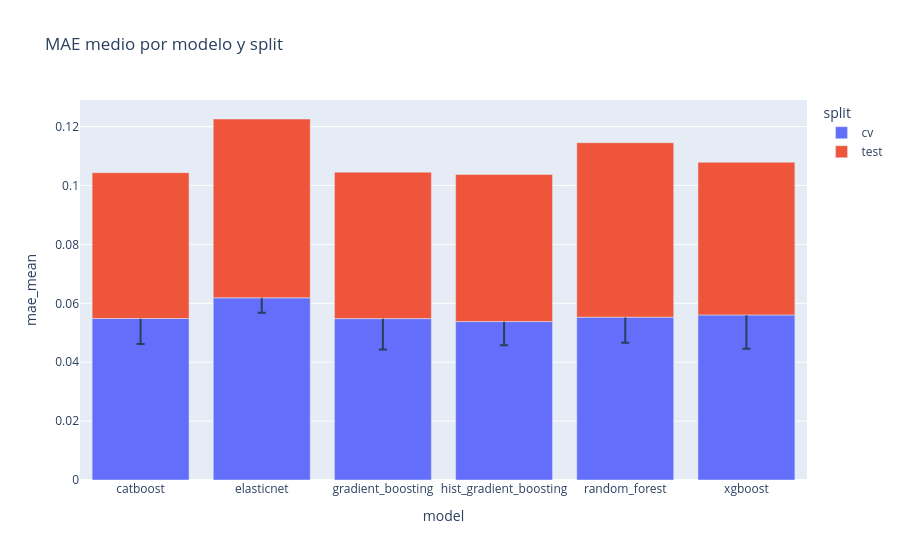
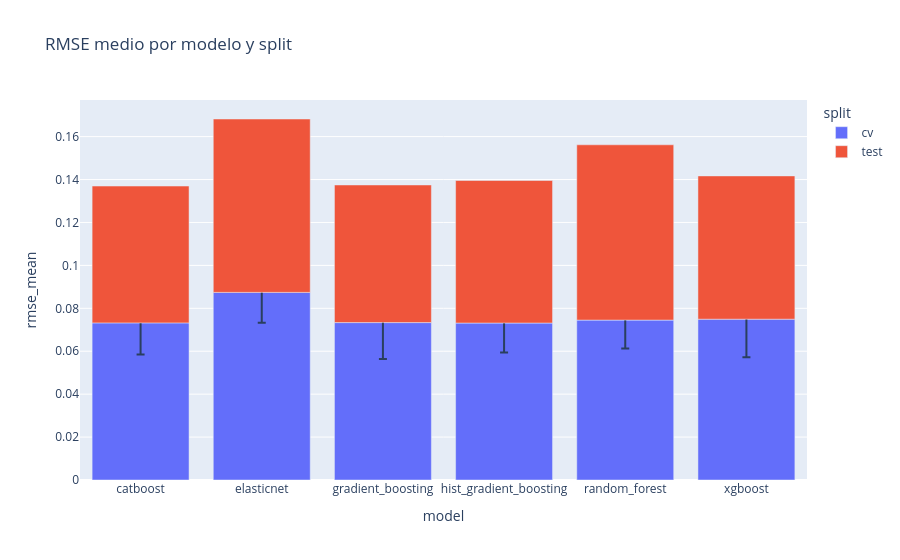
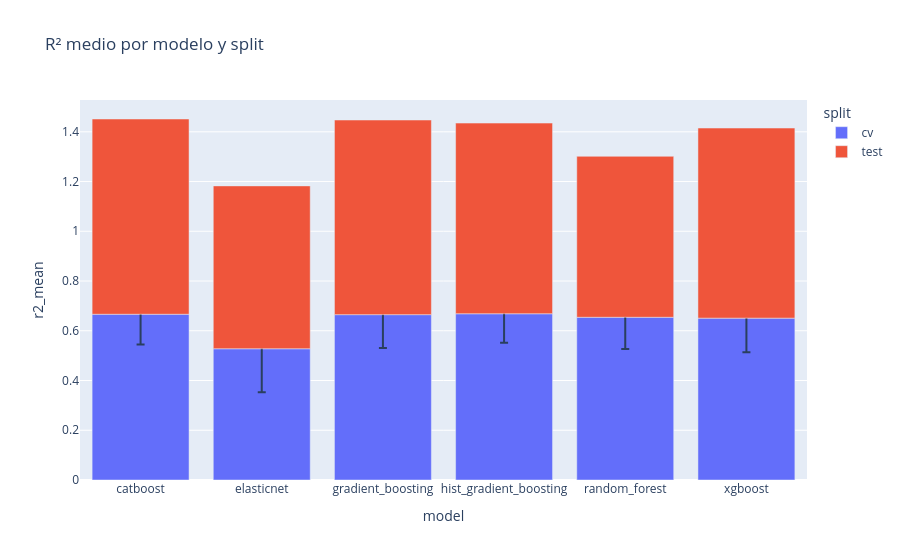

The code cell stored with these charts, in order, in its notebook:
### Markdown cell above
### 2. Metrics Comparison
Charts to compare MAE/RMSE/R² by model and split.

### Code cell
fig = px.bar(
    summary_df,
    x="model",
    y="mae_mean",
    color="split",
    error_y="mae_std",
    title="MAE medio por modelo y split",
)
fig.show()

fig = px.bar(
    summary_df,
    x="model",
    y="rmse_mean",
    color="split",
    error_y="rmse_std",
    title="RMSE medio por modelo y split",
)
fig.show()

fig = px.bar(
    summary_df,
    x="model",
    y="r2_mean",
    color="split",
    error_y="r2_std",
    title="R² medio por modelo y split",
)
fig.show()

### Figure 1 — Plotly figure (JSON) as saved in the notebook; plotly's stock layout.template omitted (floating-point values rounded to 4 significant figures)
{"data": [{"error_y": {"array": [0.00865, 0.005093, 0.0105, 0.008019, 0.008664, 0.01146]}, "hovertemplate": "split=cv<br>model=%{x}<br>mae_mean=%{y}<extra></extra>", "legendgroup": "cv", "marker": {"color": "#636efa", "pattern": {"shape": ""}}, "name": "cv", "orientation": "v", "showlegend": true, "textposition": "auto", "type": "bar", "x": ["catboost", "elasticnet", "gradient_boosting", "hist_gradient_boosting", "random_forest", "xgboost"], "xaxis": "x", "y": [0.05484, 0.06187, 0.0548, 0.05381, 0.0553, 0.05605], "yaxis": "y"}, {"error_y": {"array": [NaN, NaN, NaN, NaN, NaN, NaN]}, "hovertemplate": "split=test<br>model=%{x}<br>mae_mean=%{y}<extra></extra>", "legendgroup": "test", "marker": {"color": "#EF553B", "pattern": {"shape": ""}}, "name": "test", "orientation": "v", "showlegend": true, "textposition": "auto", "type": "bar", "x": ["catboost", "elasticnet", "gradient_boosting", "hist_gradient_boosting", "random_forest", "xgboost"], "xaxis": "x", "y": [0.04952, 0.06073, 0.04974, 0.04996, 0.05924, 0.05186], "yaxis": "y"}], "layout": {"barmode": "relative", "legend": {"title": {"text": "split"}, "tracegroupgap": 0}, "title": {"text": "MAE medio por modelo y split"}, "xaxis": {"anchor": "y", "domain": [0, 1], "title": {"text": "model"}}, "yaxis": {"anchor": "x", "domain": [0, 1], "title": {"text": "mae_mean"}}}}

### Figure 2 — Plotly figure (JSON) as saved in the notebook; plotly's stock layout.template omitted (floating-point values rounded to 4 significant figures)
{"data": [{"error_y": {"array": [0.0147, 0.01409, 0.01701, 0.01376, 0.01325, 0.0178]}, "hovertemplate": "split=cv<br>model=%{x}<br>rmse_mean=%{y}<extra></extra>", "legendgroup": "cv", "marker": {"color": "#636efa", "pattern": {"shape": ""}}, "name": "cv", "orientation": "v", "showlegend": true, "textposition": "auto", "type": "bar", "x": ["catboost", "elasticnet", "gradient_boosting", "hist_gradient_boosting", "random_forest", "xgboost"], "xaxis": "x", "y": [0.07321, 0.08742, 0.07335, 0.07313, 0.07451, 0.07494], "yaxis": "y"}, {"error_y": {"array": [NaN, NaN, NaN, NaN, NaN, NaN]}, "hovertemplate": "split=test<br>model=%{x}<br>rmse_mean=%{y}<extra></extra>", "legendgroup": "test", "marker": {"color": "#EF553B", "pattern": {"shape": ""}}, "name": "test", "orientation": "v", "showlegend": true, "textposition": "auto", "type": "bar", "x": ["catboost", "elasticnet", "gradient_boosting", "hist_gradient_boosting", "random_forest", "xgboost"], "xaxis": "x", "y": [0.06375, 0.08079, 0.06412, 0.06642, 0.08168, 0.06676], "yaxis": "y"}], "layout": {"barmode": "relative", "legend": {"title": {"text": "split"}, "tracegroupgap": 0}, "title": {"text": "RMSE medio por modelo y split"}, "xaxis": {"anchor": "y", "domain": [0, 1], "title": {"text": "model"}}, "yaxis": {"anchor": "x", "domain": [0, 1], "title": {"text": "rmse_mean"}}}}

### Figure 3 — Plotly figure (JSON) as saved in the notebook; plotly's stock layout.template omitted (floating-point values rounded to 4 significant figures)
{"data": [{"error_y": {"array": [0.1215, 0.1745, 0.1339, 0.1161, 0.1276, 0.1374]}, "hovertemplate": "split=cv<br>model=%{x}<br>r2_mean=%{y}<extra></extra>", "legendgroup": "cv", "marker": {"color": "#636efa", "pattern": {"shape": ""}}, "name": "cv", "orientation": "v", "showlegend": true, "textposition": "auto", "type": "bar", "x": ["catboost", "elasticnet", "gradient_boosting", "hist_gradient_boosting", "random_forest", "xgboost"], "xaxis": "x", "y": [0.6664, 0.5277, 0.6648, 0.6684, 0.6542, 0.6508], "yaxis": "y"}, {"error_y": {"array": [NaN, NaN, NaN, NaN, NaN, NaN]}, "hovertemplate": "split=test<br>model=%{x}<br>r2_mean=%{y}<extra></extra>", "legendgroup": "test", "marker": {"color": "#EF553B", "pattern": {"shape": ""}}, "name": "test", "orientation": "v", "showlegend": true, "textposition": "auto", "type": "bar", "x": ["catboost", "elasticnet", "gradient_boosting", "hist_gradient_boosting", "random_forest", "xgboost"], "xaxis": "x", "y": [0.785, 0.6548, 0.7825, 0.7666, 0.6472, 0.7643], "yaxis": "y"}], "layout": {"barmode": "relative", "legend": {"title": {"text": "split"}, "tracegroupgap": 0}, "title": {"text": "R² medio por modelo y split"}, "xaxis": {"anchor": "y", "domain": [0, 1], "title": {"text": "model"}}, "yaxis": {"anchor": "x", "domain": [0, 1], "title": {"text": "r2_mean"}}}}
